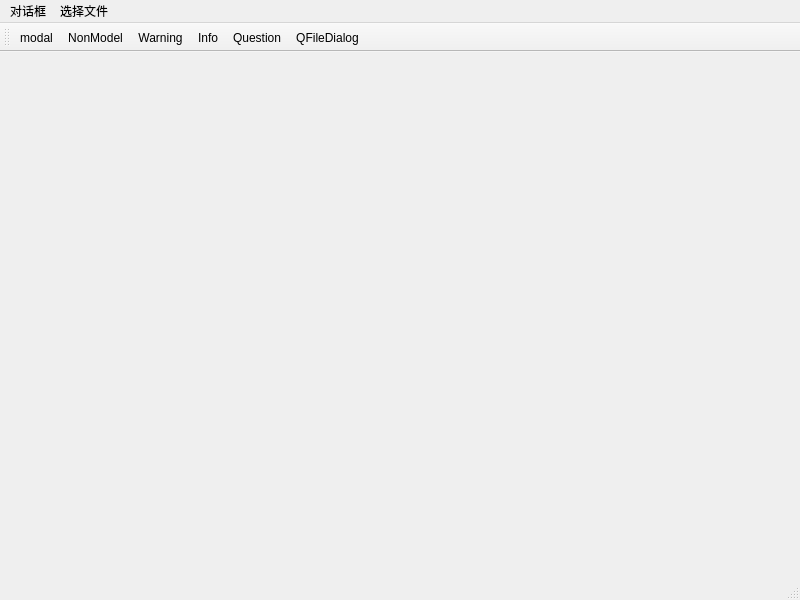
<?xml version="1.0" encoding="UTF-8"?>
<ui version="4.0">
 <class>MainWindow</class>
 <widget class="QMainWindow" name="MainWindow">
  <property name="geometry">
   <rect>
    <x>0</x>
    <y>0</y>
    <width>800</width>
    <height>600</height>
   </rect>
  </property>
  <property name="windowTitle">
   <string>MainWindow</string>
  </property>
  <widget class="QWidget" name="centralwidget"/>
  <widget class="QMenuBar" name="menubar">
   <property name="geometry">
    <rect>
     <x>0</x>
     <y>0</y>
     <width>800</width>
     <height>22</height>
    </rect>
   </property>
   <widget class="QMenu" name="menu">
    <property name="title">
     <string>对话框</string>
    </property>
    <addaction name="actionmodal"/>
    <addaction name="actionNonModel"/>
    <addaction name="actionWarning"/>
    <addaction name="actionInfo"/>
    <addaction name="actionQuestion"/>
    <addaction name="actionQFileDialog"/>
   </widget>
   <widget class="QMenu" name="menu_2">
    <property name="title">
     <string>选择文件</string>
    </property>
   </widget>
   <addaction name="menu"/>
   <addaction name="menu_2"/>
  </widget>
  <widget class="QStatusBar" name="statusbar"/>
  <widget class="QToolBar" name="toolBar">
   <property name="windowTitle">
    <string>toolBar</string>
   </property>
   <attribute name="toolBarArea">
    <enum>TopToolBarArea</enum>
   </attribute>
   <attribute name="toolBarBreak">
    <bool>false</bool>
   </attribute>
   <addaction name="actionmodal"/>
   <addaction name="actionNonModel"/>
   <addaction name="actionWarning"/>
   <addaction name="actionInfo"/>
   <addaction name="actionQuestion"/>
   <addaction name="actionQFileDialog"/>
  </widget>
  <action name="actionmodal">
   <property name="text">
    <string>modal</string>
   </property>
  </action>
  <action name="actionNonModel">
   <property name="text">
    <string>NonModel</string>
   </property>
  </action>
  <action name="actionWarning">
   <property name="text">
    <string>Warning</string>
   </property>
  </action>
  <action name="actionInfo">
   <property name="text">
    <string>Info</string>
   </property>
  </action>
  <action name="actionQuestion">
   <property name="text">
    <string>Question</string>
   </property>
  </action>
  <action name="actionQFileDialog">
   <property name="text">
    <string>QFileDialog</string>
   </property>
  </action>
 </widget>
 <resources/>
 <connections/>
</ui>
